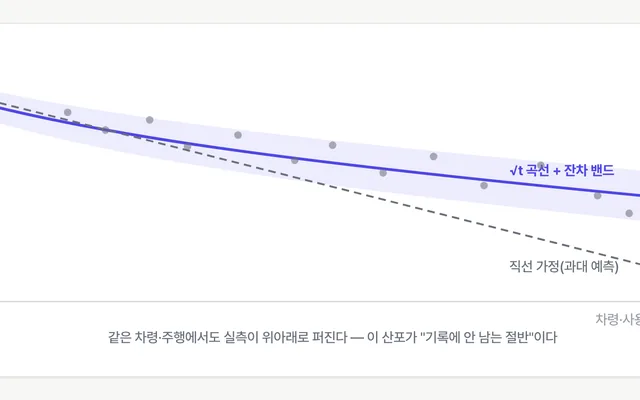
#> input picture assets/thumbs/battery-soh-range.webp, 640 x 400 px, found by its file name; its folder holds only this picture in this run
$ python contact-sheet.py
#> lines starting #> are read from the running program, lines starting #| are printed output that depends on the picture
"""썸네일 콘택트 시트: 라이트·다크 각각 한 장(6열)으로 모아 한눈에 한 세트인지 본다.
사용: python3 scripts/contact-sheet.py [assets/thumbs] [출력 경로 접두어]  → <접두어>-light.png, <접두어>-dark.png"""
import os
import sys
from PIL import Image, ImageDraw

base = sys.argv[1] if len(sys.argv) > 1 else "assets/thumbs"
out = sys.argv[2] if len(sys.argv) > 2 else "contact-sheet"
PAGE = {"light": (0xFF, 0xFF, 0xFF), "dark": (0x0F, 0x11, 0x15)}  # 사이트 바탕색 위에 놓고 본다
LINE = {"light": (0xE8, 0xEA, 0xED), "dark": (0x26, 0x2A, 0x31)}  # 사이트의 1px 선
names = sorted(f for f in os.listdir(base) if f.endswith(".webp"))
cols, tw, th, gap = 6, 320, 200, 16
rows = -(-len(names) // cols)
for theme in ("light", "dark"):
    d = base if theme == "light" else os.path.join(base, "dark")
    sheet = Image.new("RGB", (cols * tw + (cols + 1) * gap, rows * th + (rows + 1) * gap), PAGE[theme])
#> sheet: PIL image 2032x232 RGB; every value is 255
    draw = ImageDraw.Draw(sheet)
    for i, f in enumerate(names):
        p = os.path.join(d, f)
        x, y = gap + (i % cols) * (tw + gap), gap + (i // cols) * (th + gap)
        if os.path.exists(p):
            sheet.paste(Image.open(p).convert("RGB").resize((tw, th), Image.LANCZOS), (x, y))
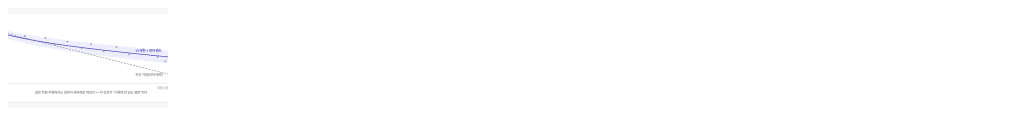
#> sheet: PIL image 2032x232 RGB (shown at 1/2 size); mean R, G, B 254.1, 254.1, 254.5
        draw.rectangle([x, y, x + tw - 1, y + th - 1], outline=LINE[theme])
    sheet.save("%s-%s.png" % (out, theme))
    print("ok", theme, len(names), "장")
